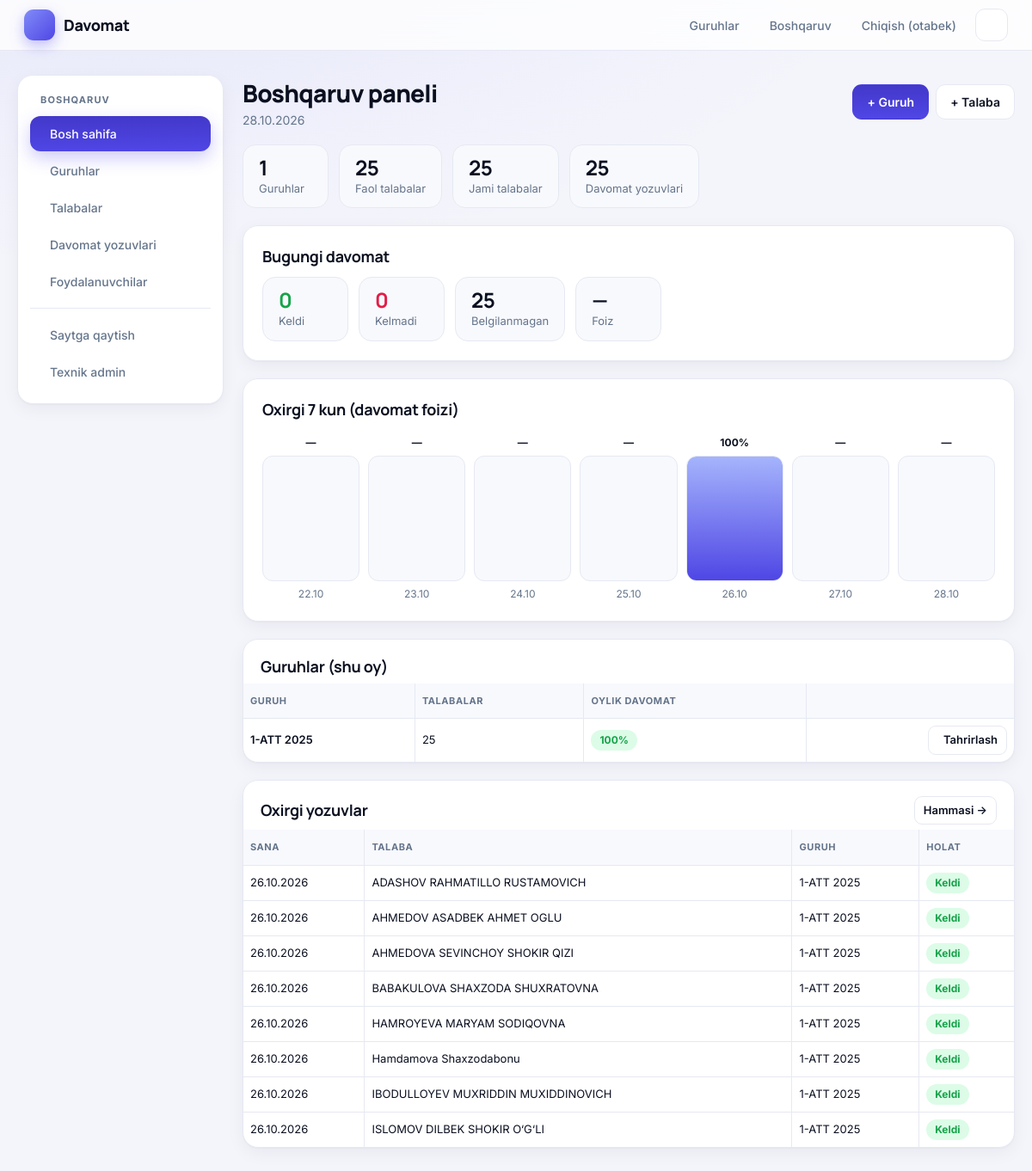
The page /panel/ (signed in) on the database its author committed.
### davomatapp/models.py (models this page shows, shortened)
class Group(models.Model):
    name = models.CharField("Guruh nomi", max_length=100, unique=True)
    description = models.CharField("Izoh", max_length=255, blank=True)
    created_at = models.DateTimeField("Yaratilgan", auto_now_add=True)
    class Meta:
        verbose_name = "Guruh"
        verbose_name_plural = "Guruhlar"
        ordering = ["name"]

class Attendance(models.Model):
    student = models.ForeignKey(
        Student, on_delete=models.CASCADE, related_name="attendances", verbose_name="Talaba"
    )
    date = models.DateField("Dars sanasi")
    is_present = models.BooleanField("Qatnashdi", default=True)
    note = models.CharField("Izoh", max_length=255, blank=True)
    class Meta:
        verbose_name = "Davomat"
        verbose_name_plural = "Davomatlar"
        ordering = ["-date", "student__full_name"]
        constraints = [
            models.UniqueConstraint(fields=["student", "date"], name="unique_student_date")
        ]

class Student(models.Model):
    full_name = models.CharField("F.I.Sh.", max_length=150)
    group = models.ForeignKey(
        Group, on_delete=models.CASCADE, related_name="students", verbose_name="Guruh"
    )
    phone = models.CharField("Telefon", max_length=20, blank=True)
    is_active = models.BooleanField("Faol", default=True)
    class Meta:
        verbose_name = "Talaba"
        verbose_name_plural = "Talabalar"
        ordering = ["full_name"]

### davomatapp/panel_views.py (the view)
# urls.py: path("", v.dashboard, name="panel_dashboard"),
@staff_required
def dashboard(request):
    today = timezone.localdate()
    week_start = today - timedelta(days=6)
    today_qs = Attendance.objects.filter(date=today, student__is_active=True)
    t_present = today_qs.filter(is_present=True).count()
    t_absent = today_qs.filter(is_present=False).count()
    active_students = Student.objects.filter(is_active=True).count()
    by_day = {
        r["date"]: r
        for r in Attendance.objects.filter(date__gte=week_start, date__lte=today)
        .values("date")
        .annotate(
            present=Count("id", filter=Q(is_present=True)),
            absent=Count("id", filter=Q(is_present=False)),
        )
    }
    week = []
    for i in range(7):
        d = week_start + timedelta(days=i)
        row = by_day.get(d, {})
        p, a = row.get("present", 0), row.get("absent", 0)
        week.append({"date": d, "present": p, "absent": a, "percent": _percent(p, p + a)})
    month_stats = {
        r["student__group_id"]: r
        for r in Attendance.objects.filter(
            date__year=today.year, date__month=today.month, student__is_active=True
        )
        .values("student__group_id")
        .annotate(present=Count("id", filter=Q(is_present=True)), total=Count("id"))
    }
    groups = list(
        Group.objects.annotate(
            student_count=Count("students", filter=Q(students__is_active=True))
        )
    )
    for g in groups:
        s = month_stats.get(g.id, {})
        g.month_percent = _percent(s.get("present", 0), s.get("total", 0))
    recent = Attendance.objects.select_related("student", "student__group")[:8]
    return render(
        request,
        "davomatapp/panel/dashboard.html",
        {
            "section": "dashboard",
            "today": today,
            "groups_count": len(groups),
            "students_count": Student.objects.count(),
            "active_students": active_students,
            "records_count": Attendance.objects.count(),
            "t_present": t_present,
            "t_absent": t_absent,
            "t_unmarked": max(active_students - t_present - t_absent, 0),
            "t_percent": _percent(t_present, t_present + t_absent),
            "week": week,
            "groups": groups,
            "recent": recent,
        },
    )

### davomatapp/panel_views.py (called while the page is built)
def staff_required(view):
    @login_required
    @wraps(view)
    def wrapper(request, *args, **kwargs):
        if not request.user.is_staff:
            raise PermissionDenied
        return view(request, *args, **kwargs)
    return wrapper

def _percent(present, total):
    return round(present * 100 / total) if total else None

### davomatapp/templates/davomatapp/panel/dashboard.html (shortened to what this page needs)
{% extends "davomatapp/panel/base.html" %}
{% block panel %}
<div class="page-head">
  <div>
    <h1>Boshqaruv paneli</h1>
    <div class="muted">{{ today|date:"d.m.Y" }}</div>
  </div>
  <div class="toolbar" style="margin:0">
    <a class="btn" href="{% url 'panel_group_add' %}">+ Guruh</a>
    <a class="btn secondary" href="{% url 'panel_student_add' %}">+ Talaba</a>
  </div>
</div>
<div class="stats" style="margin-bottom:20px">
  <div class="stat"><b>{{ groups_count }}</b>Guruhlar</div>
  <div class="stat"><b>{{ active_students }}</b>Faol talabalar</div>
  <div class="stat"><b>{{ students_count }}</b>Jami talabalar</div>
  <div class="stat"><b>{{ records_count }}</b>Davomat yozuvlari</div>
</div>
<div class="card">
  <h2>Bugungi davomat</h2>
  <div class="stats">
    <div class="stat"><b style="color:var(--green)">{{ t_present }}</b>Keldi</div>
    <div class="stat"><b style="color:var(--red)">{{ t_absent }}</b>Kelmadi</div>
    <div class="stat"><b>{{ t_unmarked }}</b>Belgilanmagan</div>
    <div class="stat"><b>{% if t_percent is not None %}{{ t_percent }}%{% else %}—{% endif %}</b>Foiz</div>
  </div>
</div>
<div class="card">
  <h2>Oxirgi 7 kun (davomat foizi)</h2>
  <div class="chart">
    {% for w in week %}
      <div class="col" title="{{ w.date|date:'d.m.Y' }}: keldi {{ w.present }}, kelmadi {{ w.absent }}">
        <div class="val">{% if w.percent is not None %}{{ w.percent }}%{% else %}—{% endif %}</div>
        <div class="bar-wrap"><div class="bar" data-h="{{ w.percent|default:0 }}"></div></div>
        <div class="lbl">{{ w.date|date:"d.m" }}</div>
      </div>
    {% endfor %}
  </div>
</div>
<div class="card table-wrap" style="padding:0">
  <div style="padding:18px 20px 6px"><h2 style="margin:0">Guruhlar (shu oy)</h2></div>
  <table class="data">
    <thead><tr><th>Guruh</th><th>Talabalar</th><th>Oylik davomat</th><th class="right"></th></tr></thead>
    <tbody>
      {% for g in groups %}
        <tr>
          <td><a class="plain" href="{% url 'group_detail' g.pk %}">{{ g.name }}</a></td>
          <td>{{ g.student_count }}</td>
          <td>
            {% if g.month_percent is None %}<span class="tag gray">—</span>
            {% elif g.month_percent >= 80 %}<span class="tag green">{{ g.month_percent }}%</span>
            {% elif g.month_percent >= 50 %}<span class="tag amber">{{ g.month_percent }}%</span>
            {% else %}<span class="tag red">{{ g.month_percent }}%</span>{% endif %}
          </td>
          <td class="right"><a class="btn secondary sm" href="{% url 'panel_group_edit' g.pk %}"><iconify-icon icon="solar:pen-2-bold-duotone"></iconify-icon> Tahrirlash</a></td>
        </tr>
      {% empty %}
        <tr><td colspan="4" style="padding:24px">Hali guruh yo'q.</td></tr>
      {% endfor %}
    </tbody>
  </table>
</div>
<div class="card table-wrap" style="padding:0">
  <div style="padding:18px 20px 6px;display:flex;justify-content:space-between;align-items:center">
    <h2 style="margin:0">Oxirgi yozuvlar</h2>
    <a class="btn secondary sm" href="{% url 'panel_attendance' %}">Hammasi →</a>
  </div>
  <table class="data">
    <thead><tr><th>Sana</th><th>Talaba</th><th>Guruh</th><th>Holat</th></tr></thead>
    <tbody>
      {% for r in recent %}
        <tr>
          <td>{{ r.date|date:"d.m.Y" }}</td>
          <td>{{ r.student.full_name }}</td>
          <td>{{ r.student.group.name }}</td>
          <td>{% if r.is_present %}<span class="tag green">Keldi</span>{% else %}<span class="tag red">Kelmadi</span>{% endif %}</td>
        </tr>
      {% empty %}
        <tr><td colspan="4" style="padding:24px">Hali davomat yozuvi yo'q.</td></tr>
      {% endfor %}
    </tbody>
  </table>
</div>
{% endblock %}

### davomatapp/templates/davomatapp/panel/base.html (shortened to what this page needs)
{% extends "davomatapp/base.html" %}
{% block content %}
<div class="panel">
  <aside class="card side">
    <div class="side-title">Boshqaruv</div>
    <a href="{% url 'panel_dashboard' %}" class="{% if section == 'dashboard' %}active{% endif %}">
      <iconify-icon icon="solar:chart-2-bold-duotone"></iconify-icon> Bosh sahifa</a>
    <a href="{% url 'panel_groups' %}" class="{% if section == 'groups' %}active{% endif %}">
      <iconify-icon icon="solar:users-group-two-rounded-bold-duotone"></iconify-icon> Guruhlar</a>
    <a href="{% url 'panel_students' %}" class="{% if section == 'students' %}active{% endif %}">
      <iconify-icon icon="solar:square-academic-cap-bold-duotone"></iconify-icon> Talabalar</a>
    <a href="{% url 'panel_attendance' %}" class="{% if section == 'attendance' %}active{% endif %}">
      <iconify-icon icon="solar:calendar-mark-bold-duotone"></iconify-icon> Davomat yozuvlari</a>
    {% if user.is_superuser %}
      <a href="{% url 'panel_users' %}" class="{% if section == 'users' %}active{% endif %}">
        <iconify-icon icon="solar:shield-user-bold-duotone"></iconify-icon> Foydalanuvchilar</a>
    {% endif %}
    <hr>
    <a href="{% url 'group_list' %}"><iconify-icon icon="solar:arrow-left-linear"></iconify-icon> Saytga qaytish</a>
    {% if user.is_superuser %}
      <a href="/admin/"><iconify-icon icon="solar:settings-bold-duotone"></iconify-icon> Texnik admin</a>
    {% endif %}
  </aside>
  <section>
    {% block panel %}{% endblock %}
  </section>
</div>
{% endblock %}

### davomatapp/templates/davomatapp/base.html (shortened to what this page needs)
<!DOCTYPE html>
<html lang="uz" data-theme="light">
<head>
</head>
<body>
<header>
  <a class="brand" href="{% url 'group_list' %}">
    <span class="brand-logo"><iconify-icon icon="solar:checklist-minimalistic-bold-duotone"></iconify-icon></span>
    <span>Davomat</span>
  </a>
  <nav>
    {% if user.is_authenticated %}
      <a href="{% url 'group_list' %}"><iconify-icon icon="solar:users-group-rounded-bold-duotone"></iconify-icon><span>Guruhlar</span></a>
      {% if user.is_staff %}
        <a href="{% url 'panel_dashboard' %}"><iconify-icon icon="solar:widget-5-bold-duotone"></iconify-icon><span>Boshqaruv</span></a>
      {% endif %}
      <a href="{% url 'logout' %}" onclick="event.preventDefault(); document.getElementById('lo').submit();">
        <iconify-icon icon="solar:logout-2-bold-duotone"></iconify-icon><span>Chiqish ({{ user.username }})</span>
      </a>
    {% endif %}
    <button type="button" class="icon-btn" id="theme-toggle" aria-label="Kun va tun rejimi" title="Kun / tun">
    </button>
  </nav>
</header>
<main>
  {% block content %}{% endblock %}
</main>
</body>
</html>

### davomatapp/templates/davomatapp/base.html (style rules this page uses)
:root { --bg:#f4f5fb; --surface:#ffffff; --surface-2:#f8f9fd; --text:#0b1020; --muted:#64748b; --line:#e6e9f2; --line-strong:#cbd2e1; --glow:rgba(99,102,241,.10); --primary:#6366f1; --primary-soft:#eef0ff; --btn:#4f46e5; --btn-hover:#4338ca; --green:#16a34a; --green-bg:#dcfce7; --red:#e11d48; --red-bg:#ffe4e6; --amber:#d97706; --amber-bg:#fef3c7; --header-bg:rgba(255,255,255,.78); --radius:18px; --shadow:0 1px 2px rgba(15,23,42,.04), 0 6px 20px rgba(15,23,42,.05); --shadow-lg:0 12px 36px rgba(15,23,42,.12); color-scheme: light; }
* { box-sizing:border-box; }
html { scroll-behavior:smooth; }
body { margin:0; font-family:Inter,system-ui,-apple-system,"Segoe UI",Roboto,sans-serif; color:var(--text); background:radial-gradient(900px 420px at 12% -8%, var(--glow), transparent), var(--bg); background-attachment:fixed; line-height:1.5; -webkit-font-smoothing:antialiased; transition:background-color .25s, color .25s; }
a { color:var(--primary); }
h1, h2, h3, .brand { font-family:Manrope,Inter,sans-serif; }
header { position:sticky; top:0; z-index:30; background:var(--header-bg); backdrop-filter:blur(14px); border-bottom:1px solid var(--line); padding:10px 28px; display:flex; justify-content:space-between; align-items:center; gap:12px; }
header a { text-decoration:none; }
.brand { display:flex; align-items:center; gap:10px; font-weight:800; font-size:18px; color:var(--text); letter-spacing:-.02em; }
.brand-logo { width:36px; height:36px; border-radius:11px; display:grid; place-items:center; color:#fff; font-size:21px; background:linear-gradient(135deg,#818cf8,#4f46e5); box-shadow:0 6px 16px rgba(79,70,229,.35); }
header nav { display:flex; gap:4px; align-items:center; }
header nav > a { display:inline-flex; align-items:center; gap:7px; color:var(--muted); font-size:14px; font-weight:500; padding:8px 12px; border-radius:11px; transition:.15s; }
.icon-btn { width:38px; height:38px; display:grid; place-items:center; border-radius:11px; cursor:pointer; background:var(--surface); border:1px solid var(--line); color:var(--text); font-size:19px; margin-left:6px; transition:.15s; }
main { max-width:1280px; margin:28px auto; padding:0 20px; }
.card { background:var(--surface); border:1px solid var(--line); border-radius:var(--radius); padding:22px; margin-bottom:20px; box-shadow:var(--shadow); transition:background-color .25s, border-color .25s; }
h1 { margin:0 0 4px; font-size:28px; font-weight:800; letter-spacing:-.025em; }
h2 { margin:0 0 10px; font-size:18px; font-weight:700; letter-spacing:-.015em; }
.muted { color:var(--muted); font-size:14px; }
.btn { display:inline-flex; align-items:center; gap:7px; padding:9px 16px; border-radius:11px; border:1px solid transparent; background:linear-gradient(180deg,var(--btn-hover),var(--btn)); color:#fff; text-decoration:none; font-size:14px; font-weight:600; cursor:pointer; transition:.15s; font-family:inherit; }
.btn.secondary { background:var(--surface); color:var(--text); border-color:var(--line); }
.btn.sm { padding:6px 10px; font-size:13px; border-radius:9px; }
.toolbar { display:flex; gap:8px; flex-wrap:wrap; align-items:center; margin:14px 0; }
.stats { display:flex; gap:12px; flex-wrap:wrap; }
.stat { background:var(--surface-2); border:1px solid var(--line); border-radius:15px; padding:12px 18px; font-size:13px; color:var(--muted); min-width:100px; }
.stat b { font-size:24px; display:block; color:var(--text); letter-spacing:-.02em; line-height:1.2; font-family:Manrope,Inter,sans-serif; }
.table-wrap { overflow-x:auto; padding:0; }
table { border-collapse:separate; border-spacing:0; width:100%; font-size:13px; }
th, td { border-bottom:1px solid var(--line); border-right:1px solid var(--line); padding:8px 8px; text-align:center; white-space:nowrap; }
th:last-child, td:last-child { border-right:0; }
thead th { background:var(--surface-2); color:var(--muted); font-size:11px; font-weight:700; text-transform:uppercase; letter-spacing:.05em; padding:12px 8px; }
tbody tr:last-child td { border-bottom:0; }
thead th:first-child { text-align:left; position:sticky; left:0; z-index:3; }
hr { border:0; border-top:1px solid var(--line); }

### rows shown on the page
Group: name "1-ATT 2025", student_count "25", month_percent "100"
Attendance: date "26.10.2026", student.full_name "ADASHOV RAHMATILLO RUSTAMOVICH", student.group.name "1-ATT 2025", is_present "Keldi"
Attendance: date "26.10.2026", student.full_name "AHMEDOV ASADBEK AHMET OGLU", student.group.name "1-ATT 2025", is_present "Keldi"
Attendance: date "26.10.2026", student.full_name "AHMEDOVA SEVINCHOY SHOKIR QIZI", student.group.name "1-ATT 2025", is_present "Keldi"
Attendance: date "26.10.2026", student.full_name "BABAKULOVA SHAXZODA SHUXRATOVNA", student.group.name "1-ATT 2025", is_present "Keldi"
Attendance: date "26.10.2026", student.full_name "HAMROYEVA MARYAM SODIQOVNA", student.group.name "1-ATT 2025", is_present "Keldi"
Attendance: date "26.10.2026", student.full_name "Hamdamova Shaxzodabonu", student.group.name "1-ATT 2025", is_present "Keldi"
Attendance: date "26.10.2026", student.full_name "IBODULLOYEV MUXRIDDIN MUXIDDINOVICH", student.group.name "1-ATT 2025", is_present "Keldi"
Attendance: date "26.10.2026", student.full_name "ISLOMOV DILBEK SHOKIR O‘G‘LI", student.group.name "1-ATT 2025", is_present "Keldi"

### other values the page prints
{{ user.username }} "otabek"
{{ today|date:"d.m.Y" }} "28.10.2026"
{{ groups_count }} "1"
{{ active_students }} "25"
{{ students_count }} "25"
{{ records_count }} "25"
{{ t_present }} "0"
{{ t_absent }} "0"
{{ t_unmarked }} "25"
{{ w.date|date:"d.m" }} "22.10" "23.10" "24.10" "25.10" "26.10" "27.10" "28.10"
{{ w.percent }} "100"
